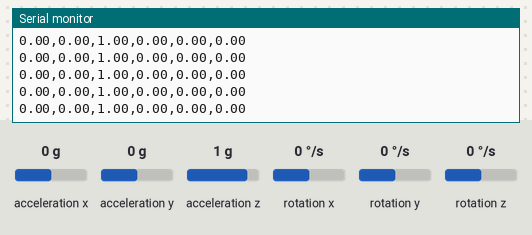
This sketch was run on a simulated Arduino Nano 33 IoT. On the bench: the last lines printed to the serial monitor. The inputs (shaded band) are chosen by the test bench; at power-on: acceleration x 0 g, acceleration y 0 g, acceleration z 1 g, rotation x 0 °/s, rotation y 0 °/s, rotation z 0 °/s.

Above: at 1.2 s.
1.3 s: acceleration x set to -1.4 g
At 1.31 s:
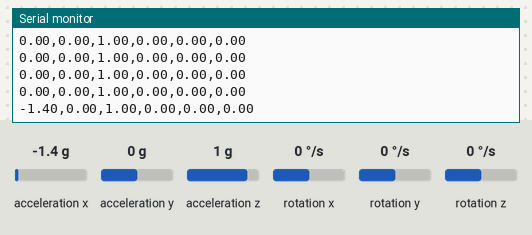
2.8 s: acceleration y set to -1.4 g
At 2.81 s:
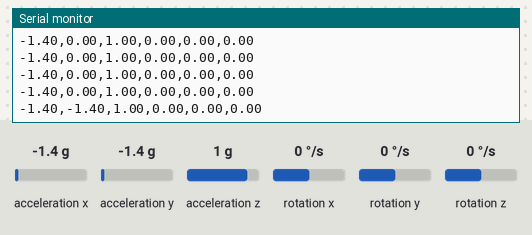
4.3 s: acceleration z set to -1.4 g
At 4.31 s:
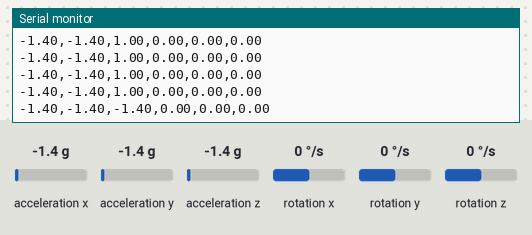
5.8 s: rotation x set to -192 °/s
At 5.81 s:
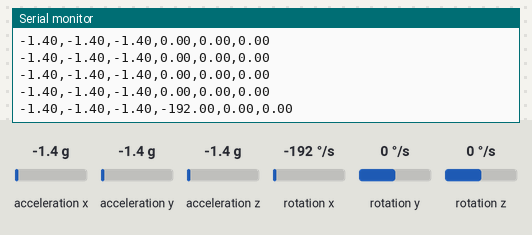
7.3 s: rotation y set to -192 °/s
At 7.31 s:
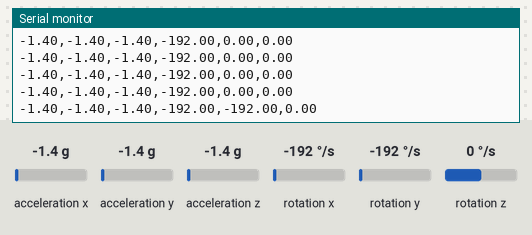

The sketch:

Arduino_code.ino
```cpp
#include <Arduino_LSM6DS3.h>

float Ax, Ay, Az;//Accelerometer readings
float Gx, Gy, Gz;//Gyroscope readings
unsigned long ms_from_start;
unsigned long ms_prev = 0;
unsigned long interval = 100;//delay of 100ms

//Setup
void setup() {
  Serial.begin(9600);

  while(!Serial);

  if (!IMU.begin()) {
    Serial.println("Failed to initialize IMU!");
    while (1);
  }

  Serial.print("Accelerometer sample rate = ");
  Serial.print(IMU.accelerationSampleRate());
  Serial.println("Hz");
  Serial.println();

  Serial.print("Gyroscope sample rate = ");
  Serial.print(IMU.gyroscopeSampleRate());
  Serial.println("Hz");
  Serial.println();

}

void loop() {

  ms_from_start = millis();
  if (ms_from_start-ms_prev>=interval){
    ms_prev = ms_from_start;
    if (IMU.accelerationAvailable() && IMU.gyroscopeAvailable()) {
      //Reading and printing the sensor values
      IMU.readAcceleration(Ax, Ay, Az);
      IMU.readGyroscope(Gx, Gy, Gz);
      Serial.print(Ax);
      Serial.print(',');
      Serial.print(Ay);
      Serial.print(',');
      Serial.print(Az);
      Serial.print(',');
      Serial.print(Gx);
      Serial.print(',');
      Serial.print(Gy);
      Serial.print(',');
      Serial.print(Gz);
      Serial.println();
    }
  }

// delay(100);
// data is printed every 0.1 s
}
```

Measured:
- after the input at 1.3 s, the serial monitor: prints a new line at once (image 1)
- after the input at 2.8 s, the serial monitor: prints a new line at once (image 2)
- after the input at 4.3 s, the serial monitor: prints a new line at once (image 3)
- after the input at 5.8 s, the serial monitor: prints a new line at once (image 4)
- after the input at 7.3 s, the serial monitor: prints a new line at once (image 5)
